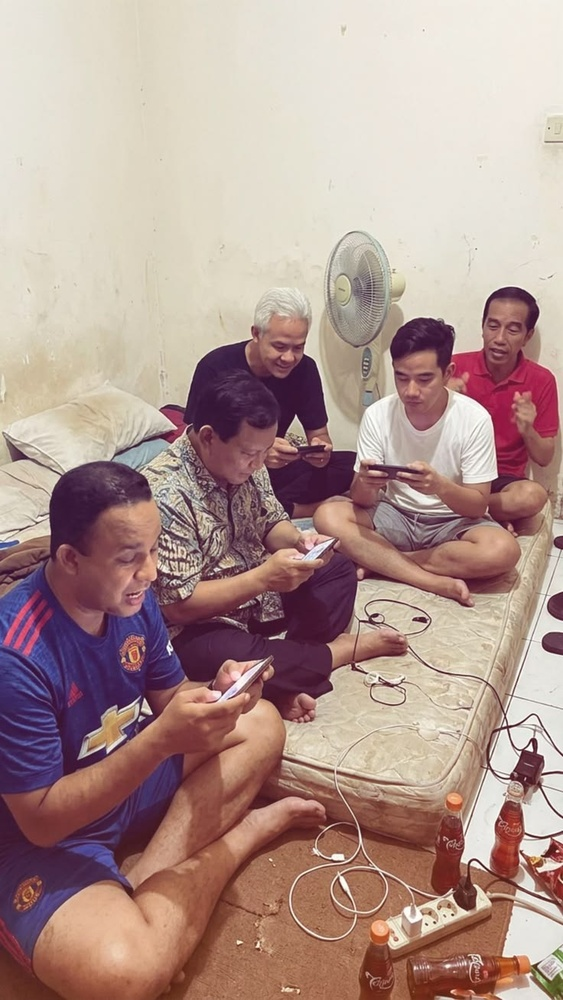
#> input picture PRAKTIKUM PCD 6/meme.jpg, 563 x 1000 px, shrunk from 736 x 1308 before the run
$ python translation.py
#> lines starting #> are read from the running program, lines starting #| are printed output that depends on the picture
import cv2
import numpy as np
import matplotlib.pyplot as plt

img = cv2.imread("meme.jpg")
#> img is the input picture: shape (1000, 563, 3); mean B, G, R 143.1, 149.5, 176.1
img = cv2.cvtColor(img, cv2.COLOR_BGR2RGB)

tinggi, lebar = img.shape[:2]
#> tinggi = 1000; lebar = 563

M = np.float32([
    [1, 0, 150],
    [0, 1, 75]
])

hasil = cv2.warpAffine(img, M, (lebar, tinggi))
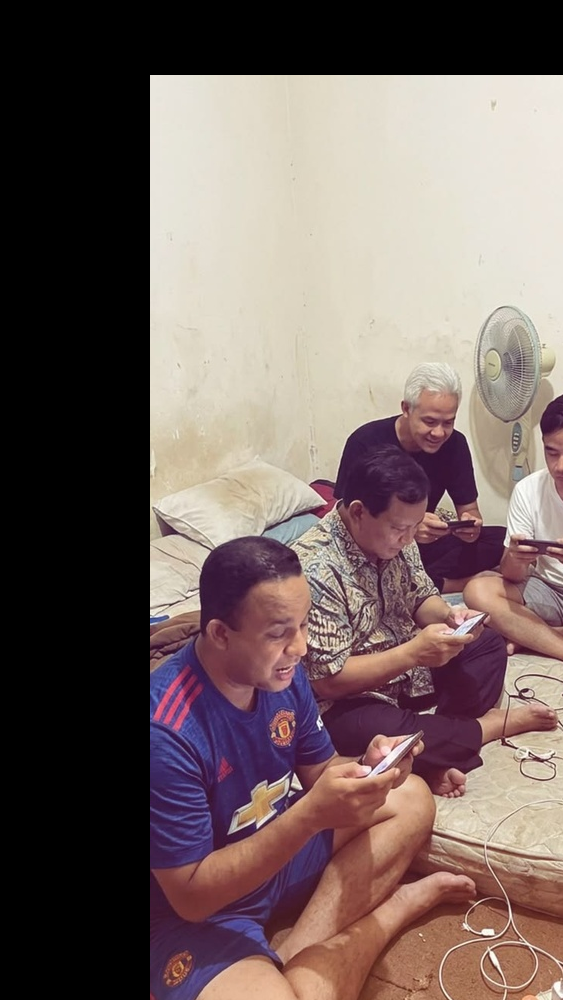
#> hasil: shape (1000, 563, 3); mean R, G, B 115.8, 99.2, 96.4

plt.figure(figsize=(10, 5))

plt.subplot(1, 2, 1)
plt.imshow(img)
plt.title("Citra Asli")
plt.axis("off")

plt.subplot(1, 2, 2)
plt.imshow(hasil)
plt.title("Hasil Translation")
plt.axis("off")

plt.show()
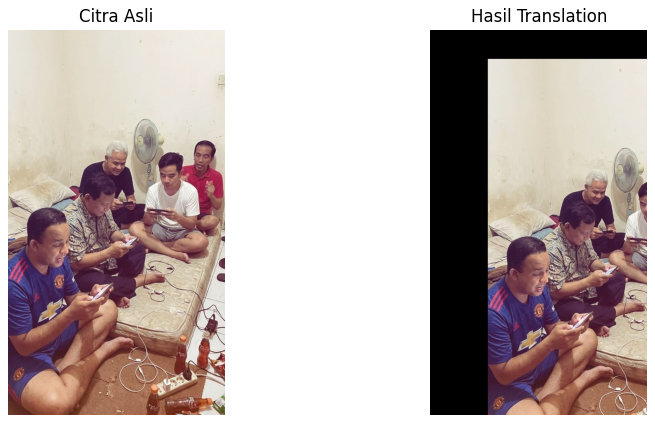
#> figure drawn by matplotlib, 2 panels
